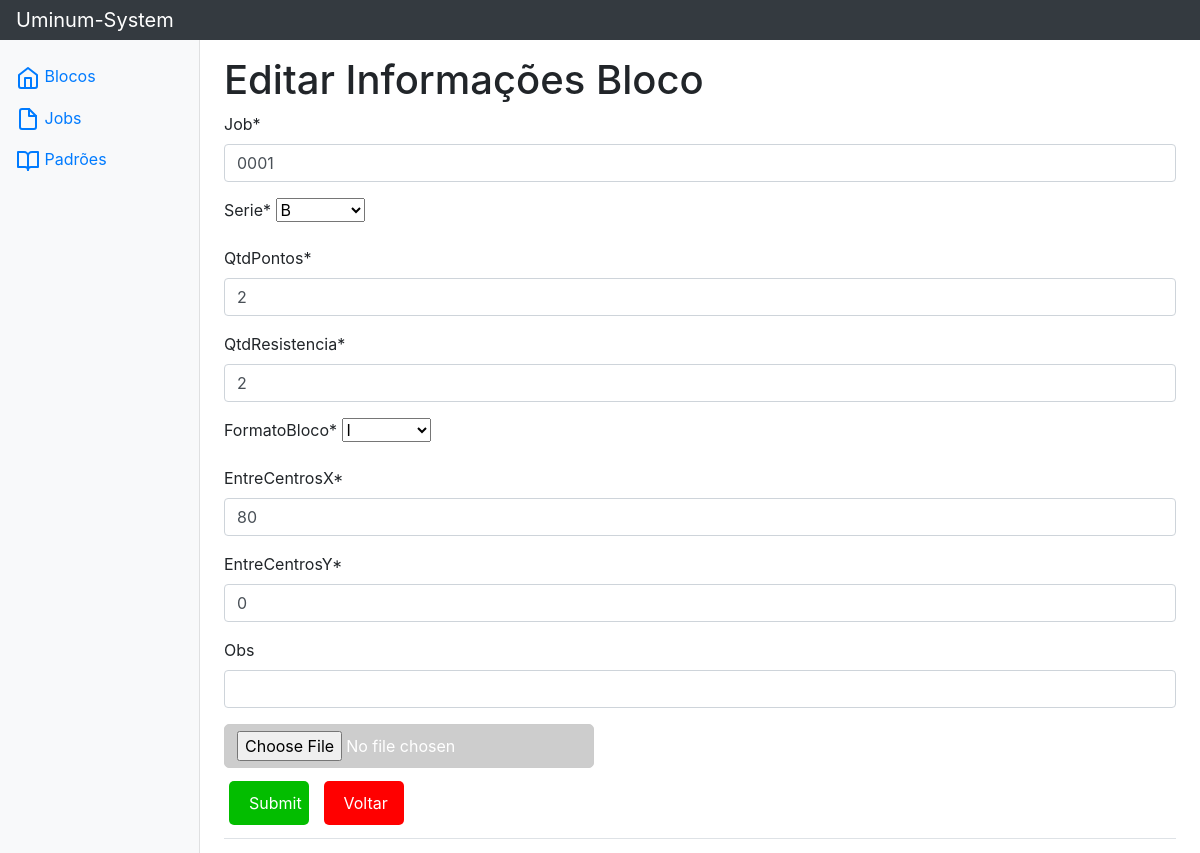
Screenshot of /blocos/produto/1/editar/ with the database file from the repository.
### Blocos/models.py (models this page shows, shortened)
class Produto(models.Model):
    id = models.AutoField(primary_key=True)
    Job = models.CharField(max_length=4 ,blank=False, null=False)
    Serie = models.ForeignKey(Serie, on_delete=models.PROTECT, related_name='serieBlocos')
    qtdPontos = models.IntegerField(blank=False, null=False)
    qtdResistencia = models.IntegerField(blank=False, null=False)
    formatoBloco = models.ForeignKey(Formato, on_delete=models.PROTECT, related_name='formasBlocos')
    entreCentrosX = models.IntegerField(blank=False, null=False)
    entreCentrosY = models.IntegerField(blank=False, null=False)
    pdf = models.FileField(upload_to='', default='ola.pdf', blank=False, null=False)
    obs = models.CharField(max_length=200, blank=True, null=True)

class Serie(models.Model):
    id = models.AutoField(primary_key=True)
    Serie = models.CharField(max_length=1, blank=False, null=False)
    def __str__(self):
        return str(self.Serie)

### Blocos/views.py (the view, shortened to what this page needs)
# urls.py: path('produto/<int:pk>/editar/', editaBloco.as_view(), name='EditaBloco'),
class editaBloco(UpdateView):
    model = Produto
    template_name = 'edita_bloco.html'
    form_class = formProduto

### Blocos/form.py (shortened to what this page needs)
class formProduto(forms.ModelForm):
    class Meta():
        model = Produto
        fields = '__all__'
        Job = forms.IntegerField(required=False),

### Blocos/models.py (called while the page is built)
    def __str__(self):
        return str(self.formato)

### Blocos/templates/edita_bloco.html (shortened to what this page needs)
{% extends "base.html" %}
{% load crispy_forms_tags %}
{% block content %}
<div class="produto-card">
    <h1>Editar Informações Bloco</h1>
    <form method="post" class="form-alinhado-esquerda" enctype="multipart/form-data">
        {{ form|crispy }}
        <label class="custom-file-upload">
            <input type="file" name="pdf" id="pdf">
        </label>
        <br>
        <input type='submit' name="Atualizar" id="Atualizar" class="botao-submit">
        <a href="{% url 'ListaBloco' %}"><button class="voltar">Voltar</button></a>
    </form>
</div>
{% endblock %}

### Blocos/templates/edita_bloco.html (style rules this page uses)
.voltar { width: 80px; margin: 5px; background-color: red; color: white; padding: 10px 20px; border: none; cursor: pointer; border-radius: 5px; font-size: 16px; }
.botao-submit { width: 80px; margin: 5px; background-color: rgb(3, 189, 0); color: white; padding: 10px 20px; border: none; cursor: pointer; border-radius: 5px; font-size: 16px; }
.custom-file-upload { border: 1px solid #ccc; display: inline-block; padding: 6px 12px; cursor: pointer; background-color: #cdcdcd; color: white; border-radius: 5px; }

### rows the page displays
Produto: Job "0001", qtdPontos "2", qtdResistencia "2", formatoBloco "I", entreCentrosX "80", entreCentrosY "0"
Serie: Serie "B"
